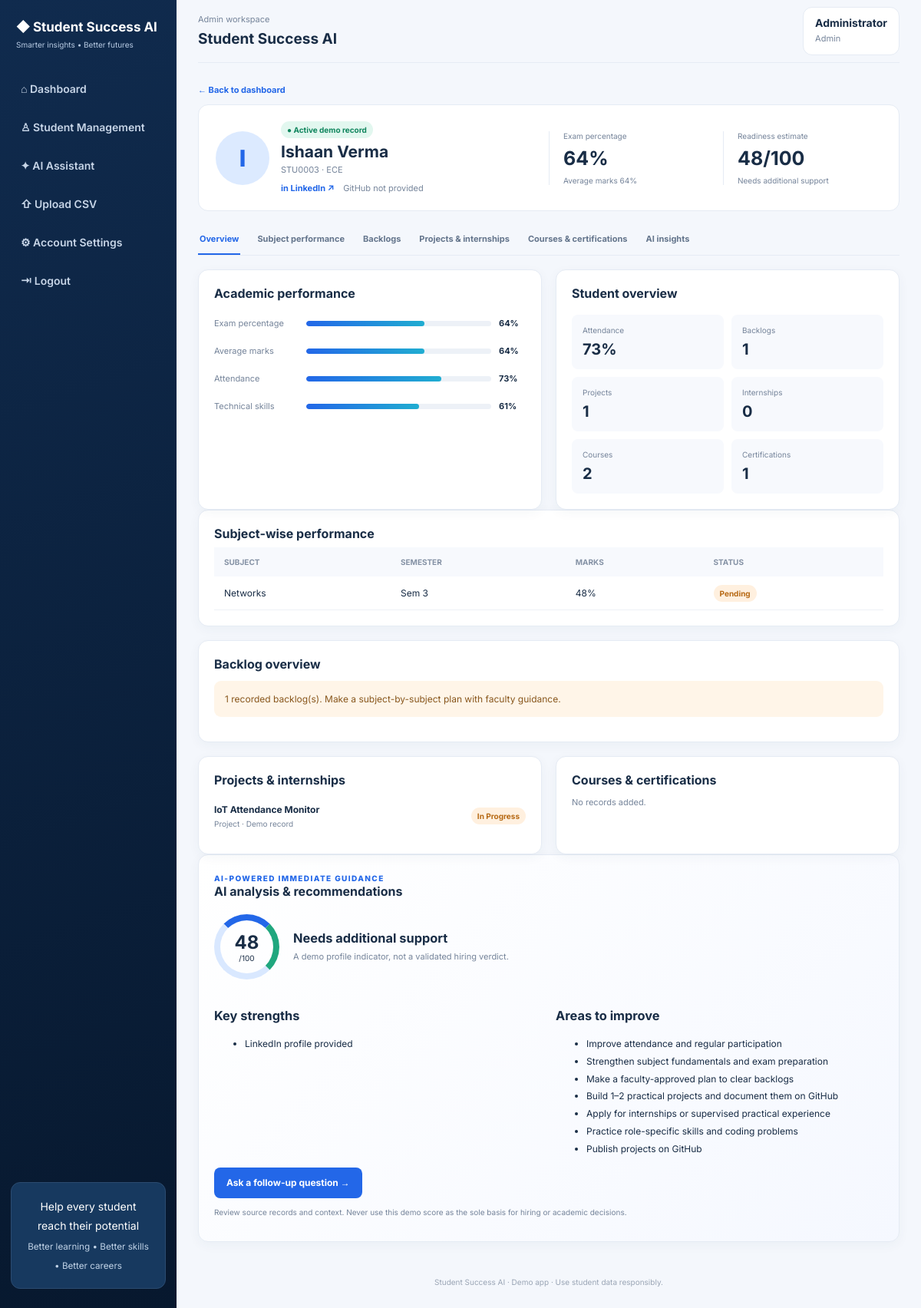
/student/STU0003 (signed in), run on the app's committed database.
### tables this page shows
CREATE TABLE users(id INTEGER PRIMARY KEY,username TEXT UNIQUE,password_hash TEXT,role TEXT,student_id TEXT,display_name TEXT);

CREATE TABLE students(student_id TEXT PRIMARY KEY,student_name TEXT,department TEXT,attendance_pct REAL DEFAULT 0,average_marks REAL DEFAULT 0,skills_score REAL DEFAULT 0,backlogs INTEGER DEFAULT 0,projects INTEGER DEFAULT 0,internships INTEGER DEFAULT 0,courses INTEGER DEFAULT 0,certifications INTEGER DEFAULT 0,linkedin_url TEXT DEFAULT '',github_url TEXT DEFAULT '',exam_percentage REAL DEFAULT 0);

CREATE TABLE subjects(id INTEGER PRIMARY KEY,student_id TEXT,subject TEXT,marks REAL,semester TEXT,backlog_status TEXT);

CREATE TABLE activities(id INTEGER PRIMARY KEY,student_id TEXT,category TEXT,title TEXT,status TEXT,details TEXT);

### app.py (the view)
@app.route('/student/<sid>')
def student(sid):
 u=who()
 if not u:return redirect(url_for('login'))
 if u['role'] not in ('admin','staff') and u['student_id']!=sid: flash('You can only view your linked student account.','error'); return redirect(url_for('dashboard'))
 s,subjects,activities=get_detail(sid)
 if not s: flash('Student not found.','error'); return redirect(url_for('dashboard'))
 return render_template('student.html',user=u,s=s,subjects=subjects,activities=activities,ai=analyze(s))

### app.py (called while the page is built)
def db():
 c=sqlite3.connect(DB); c.row_factory=sqlite3.Row; return c

def who():
 if not session.get('uid'): return None
 with db() as c: return c.execute('SELECT * FROM users WHERE id=?',(session['uid'],)).fetchone()

def get_detail(sid):
 with db() as c: return (c.execute('SELECT * FROM students WHERE student_id=?',(sid,)).fetchone(),c.execute('SELECT * FROM subjects WHERE student_id=?',(sid,)).fetchall(),c.execute('SELECT * FROM activities WHERE student_id=? ORDER BY category',(sid,)).fetchall())

### templates/student.html
{% extends "base.html" %}{% block content %}<a class="back" href="{{url_for('dashboard')}}">← Back to dashboard</a><section class="hero"><div class="identity"><div class="studentavatar">{{s['student_name'][0]}}</div><div><span class="badge ok">● Active demo record</span><h1>{{s['student_name']}}</h1><p>{{s['student_id']}} · {{s['department']}}</p><div class="links">{% if s['linkedin_url'] %}<a href="{{s['linkedin_url']}}" target="_blank" rel="noopener">in LinkedIn ↗</a>{% else %}<span>LinkedIn not provided</span>{% endif %}{% if s['github_url'] %}<a href="{{s['github_url']}}" target="_blank" rel="noopener">◉ GitHub ↗</a>{% else %}<span>GitHub not provided</span>{% endif %}</div></div></div><div class="heroMetric"><small>Exam percentage</small><strong>{{s['exam_percentage']|round|int}}%</strong><small>Average marks {{s['average_marks']|round|int}}%</small></div><div class="heroMetric"><small>Readiness estimate</small><strong>{{ai['score']}}/100</strong><small>{{ai['status']}}</small></div></section><div class="tabs"><a href="#overview">Overview</a><a href="#subjects">Subject performance</a><a href="#backlogs">Backlogs</a><a href="#experience">Projects & internships</a><a href="#courses">Courses & certifications</a><a href="#insights">AI insights</a></div><div class="twocol" id="overview"><section class="panel"><h2>Academic performance</h2>{% for label,val in [('Exam percentage',s['exam_percentage']),('Average marks',s['average_marks']),('Attendance',s['attendance_pct']),('Technical skills',s['skills_score'])] %}<div class="barrow"><span>{{label}}</span><div class="bar"><i style="width:{{[val,100]|min}}%"></i></div><b>{{val|round|int}}%</b></div>{% endfor %}</section><section class="panel"><h2>Student overview</h2><div class="metrics">{% for label,val in [('Attendance',s['attendance_pct']|round|int|string+'%'),('Backlogs',s['backlogs']),('Projects',s['projects']),('Internships',s['internships']),('Courses',s['courses']),('Certifications',s['certifications'])] %}<div><small>{{label}}</small><b>{{val}}</b></div>{% endfor %}</div></section></div><section class="panel" id="subjects"><h2>Subject-wise performance</h2><div class="tablewrap"><table><thead><tr><th>Subject</th><th>Semester</th><th>Marks</th><th>Status</th></tr></thead><tbody>{% for x in subjects %}<tr><td>{{x['subject']}}</td><td>{{x['semester']}}</td><td>{{x['marks']|round|int}}%</td><td><span class="badge {% if x['backlog_status']=='Pending' %}warn{% else %}ok{% endif %}">{{x['backlog_status']}}</span></td></tr>{% else %}<tr><td colspan="4">No subject records yet.</td></tr>{% endfor %}</tbody></table></div></section><section class="panel" id="backlogs"><h2>Backlog overview</h2>{% if s['backlogs'] %}<p class="callout warn">{{s['backlogs']}} recorded backlog(s). Make a subject-by-subject plan with faculty guidance.</p>{% else %}<p class="callout ok">No backlogs recorded in this demo profile.</p>{% endif %}</section><div class="twocol" id="experience"><section class="panel"><h2>Projects & internships</h2>{% for x in activities if x['category'] in ['Project','Internship'] %}<div class="activity"><div><b>{{x['title']}}</b><small>{{x['category']}} · {{x['details']}}</small></div><span class="badge {% if x['status']=='Completed' %}ok{% else %}warn{% endif %}">{{x['status']}}</span></div>{% else %}<p class="muted">No records added.</p>{% endfor %}</section><section class="panel" id="courses"><h2>Courses & certifications</h2>{% for x in activities if x['category'] in ['Course','Certification'] %}<div class="activity"><div><b>{{x['title']}}</b><small>{{x['category']}}</small></div><span class="badge {% if x['status']=='Completed' %}ok{% else %}warn{% endif %}">{{x['status']}}</span></div>{% else %}<p class="muted">No records added.</p>{% endfor %}</section></div><section class="panel aiPanel" id="insights"><small class="eyebrow">AI-POWERED IMMEDIATE GUIDANCE</small><h2>AI analysis & recommendations</h2><div class="score"><div><strong>{{ai['score']}}</strong><small>/100</small></div><div><h3>{{ai['status']}}</h3><p class="muted">A demo profile indicator, not a validated hiring verdict.</p></div></div><div class="twocol"><div><h3>Key strengths</h3><ul>{% for x in ai['strengths'] %}<li>{{x}}</li>{% endfor %}</ul></div><div><h3>Areas to improve</h3><ul>{% for x in ai['improvements'] %}<li>{{x}}</li>{% endfor %}</ul></div></div><a class="btn primary" href="{{url_for('ai')}}">Ask a follow-up question →</a><p class="muted tiny">Review source records and context. Never use this demo score as the sole basis for hiring or academic decisions.</p></section>{% endblock %}

### templates/base.html
<!doctype html><html><head><meta charset="utf-8"><meta name="viewport" content="width=device-width,initial-scale=1"><title>Student Success AI</title><link rel="stylesheet" href="{{url_for('static',filename='style.css')}}"></head><body>{% if user %}<aside class="sidebar"><div class="brand"><b>◆ Student Success AI</b><small>Smarter insights • Better futures</small></div><nav><a href="{{url_for('dashboard')}}">⌂ Dashboard</a><a href="{{url_for('dashboard')}}">♙ Student Management</a><a href="{{url_for('ai')}}">✦ AI Assistant</a>{% if user['role']=='admin' %}<a href="{{url_for('upload')}}">⇧ Upload CSV</a>{% endif %}{% if user['role'] in ['admin','staff'] %}<a href="{{url_for('settings')}}">⚙ Account Settings</a>{% endif %}<a href="{{url_for('logout')}}">⇥ Logout</a></nav><div class="side-note">Help every student reach their potential<br><small>Better learning • Better skills • Better careers</small></div></aside>{% endif %}<main class="{% if user %}main{% else %}login-main{% endif %}">{% if user %}<header class="topbar"><div><small>{{user['role']|title}} workspace</small><h2>Student Success AI</h2></div><div class="userpill"><b>{{user['display_name']}}</b><small>{{user['role']|title}}</small></div></header>{% endif %}{% with msgs=get_flashed_messages(with_categories=true) %}{% for cat,msg in msgs %}<div class="flash {{cat}}">{{msg}}</div>{% endfor %}{% endwith %}{% block content %}{% endblock %}<footer>Student Success AI · Demo app · Use student data responsibly.</footer></main></body></html>

### data on the page
users: role "Admin", display_name "Administrator"
students: student_name "I", student_name "Ishaan Verma", student_id "STU0003", department "ECE", exam_percentage "64", average_marks "64", label "Exam percentage", {{ [val,100]|min }} 64.0 (drawn), label "Average marks", label "Attendance", {{ [val,100]|min }} 73.0 (drawn), attendance_pct "73", label "Technical skills", {{ [val,100]|min }} 61.0 (drawn), skills_score "61", backlogs "1"
subjects: subject "Networks", semester "Sem 3", marks "48", backlog_status "Pending"
activities: title "IoT Attendance Monitor", category "Project", details "Demo record", status "In Progress"

### other printed values
{{ ai['score'] }} "48"
{{ ai['status'] }} "Needs additional support"
{{ label }} "Attendance" "Backlogs" "Projects" "Internships" "Courses" "Certifications"
{{ val }} "73%" "1" "1" "0" "2" "1"
{{ x }} "LinkedIn profile provided"
{{ x }} "Improve attendance and regular participation" "Strengthen subject fundamentals and exam preparation" "Make a faculty-approved plan to clear backlogs" "Build 1–2 practical projects and document them on GitHub" "Apply for internships or supervised practical experience" "Practice role-specific skills and coding problems" "Publish projects on GitHub"
